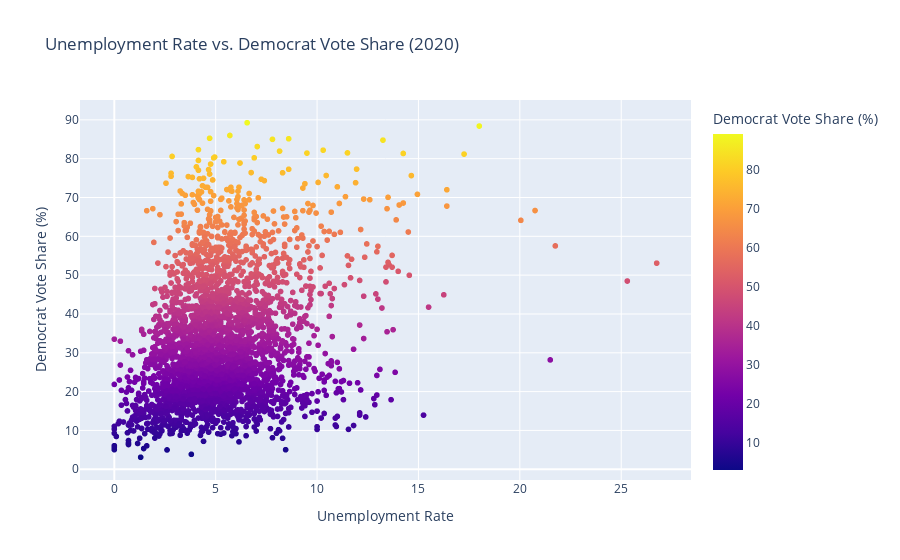

The cell this chart's notebook holds for it:
### Code cell
# Calculate the total votes
unemp["Total_Votes"] = unemp["DEMOCRAT"] + unemp["REPUBLICAN"] + unemp["OTHER"]

# Calculate the Democrat vote share
unemp["Democrat_Vote_Share"] = (unemp["DEMOCRAT"] / unemp["Total_Votes"]) * 100

# Create the scatter plot
fig = px.scatter(
    unemp,
    x="EP_UNEMP",
    y="Democrat_Vote_Share",
    color="Democrat_Vote_Share",
    hover_data=["state_name", "county_name"],
    title="Unemployment Rate vs. Democrat Vote Share (2020)",
    labels={
        "EP_UNEMP": "Unemployment Rate",
        "Democrat_Vote_Share": "Democrat Vote Share (%)",
    },
)

fig.show()

### Figure 1 — Plotly figure (JSON) as saved in the notebook; plotly's stock layout.template omitted (floating-point values rounded to 4 significant figures; data arrays with more than 128 entries replaced by an {"elided": "..."} marker saying what was removed)
{"data": [{"customdata": {"elided": "3106x2 str values"}, "hovertemplate": "Unemployment Rate=%{x}<br>Democrat Vote Share (%)=%{marker.color}<br>state_name=%{customdata[0]}<br>county_name=%{customdata[1]}<extra></extra>", "legendgroup": "", "marker": {"color": {"elided": "3106 float values"}, "coloraxis": "coloraxis", "symbol": "circle"}, "mode": "markers", "name": "", "showlegend": false, "type": "scattergl", "x": {"elided": "3106 float values"}, "xaxis": "x", "y": {"elided": "3106 float values"}, "yaxis": "y"}], "layout": {"coloraxis": {"colorbar": {"title": {"text": "Democrat Vote Share (%)"}}, "colorscale": [[0, "#0d0887"], [0.1111, "#46039f"], [0.2222, "#7201a8"], [0.3333, "#9c179e"], [0.4444, "#bd3786"], [0.5556, "#d8576b"], [0.6667, "#ed7953"], [0.7778, "#fb9f3a"], [0.8889, "#fdca26"], [1, "#f0f921"]]}, "legend": {"tracegroupgap": 0}, "title": {"text": "Unemployment Rate vs. Democrat Vote Share (2020)"}, "xaxis": {"anchor": "y", "domain": [0, 1], "title": {"text": "Unemployment Rate"}}, "yaxis": {"anchor": "x", "domain": [0, 1], "title": {"text": "Democrat Vote Share (%)"}}}}
